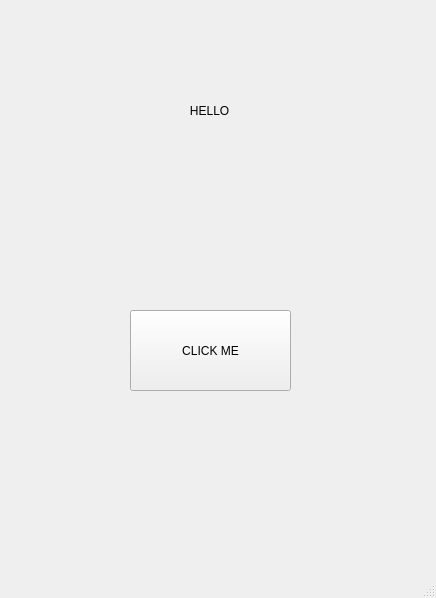
<?xml version="1.0" encoding="UTF-8"?>
<ui version="4.0">
 <class>MainWindow</class>
 <widget class="QMainWindow" name="MainWindow">
  <property name="geometry">
   <rect>
    <x>0</x>
    <y>0</y>
    <width>436</width>
    <height>598</height>
   </rect>
  </property>
  <property name="windowTitle">
   <string>MainWindow</string>
  </property>
  <widget class="QWidget" name="centralwidget">
   <widget class="QPushButton" name="clickbutton">
    <property name="geometry">
     <rect>
      <x>130</x>
      <y>310</y>
      <width>161</width>
      <height>81</height>
     </rect>
    </property>
    <property name="text">
     <string>CLICK ME</string>
    </property>
   </widget>
   <widget class="QLabel" name="label1">
    <property name="geometry">
     <rect>
      <x>160</x>
      <y>90</y>
      <width>91</width>
      <height>41</height>
     </rect>
    </property>
    <property name="text">
     <string>         HELLO</string>
    </property>
   </widget>
  </widget>
  <widget class="QMenuBar" name="menubar">
   <property name="geometry">
    <rect>
     <x>0</x>
     <y>0</y>
     <width>436</width>
     <height>21</height>
    </rect>
   </property>
  </widget>
  <widget class="QStatusBar" name="statusbar"/>
 </widget>
 <resources/>
 <connections/>
</ui>
